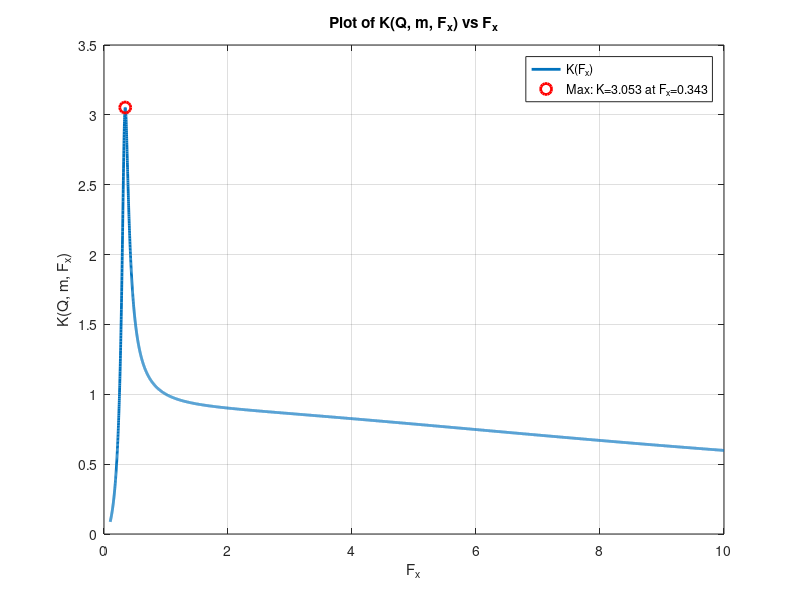

Write the MATLAB code that produced this figure.
clc;

% Parameters
m = 9; % previous value = 8
Q = 0.125; % previous val = 0.6

Np = 1;          % Primary turns
Ns = 75;        % Secondary turns
Vo = 15e3;       % Output voltage in Volts
Po_max = 490;    % Max output power in Watts
Qmax = Q;        % Quality factor (already given)
fr = 20e3;       % Resonant frequency (Hz)
R0 = 30e3;

Fx = linspace(0.1, 10.0, 10000); % Sweep Fx from 0 to 50

% Equation from image
numerator = Fx.^2 .* (m - 1);
denominator = sqrt((m .* Fx.^2 - 1).^2 + Fx.^2 .* (Fx.^2 - 1).^2 .* (m - 1).^2 .* Q^2);
K = numerator ./ denominator;

% Find maximum value of K and corresponding Fx
[K_max, idx_max] = max(K);
Fx_max = Fx(idx_max);

% Plotting
figure;
plot(Fx, K, 'LineWidth', 2);
hold on;
plot(Fx_max, K_max, 'ro', 'MarkerSize', 8, 'LineWidth', 2); % Mark max point
grid on;
xlabel('F_x');
ylabel('K(Q, m, F_x)');
title('Plot of K(Q, m, F_x) vs F_x');
legend('K(F_x)', sprintf('Max: K=%.3f at F_x=%.3f', K_max, Fx_max), 'Location', 'best');

% Print results
fprintf('Maximum K = %.5f occurs at F_x = %.5f\n', K_max, Fx_max);


% Eq. 4: Calculate Rac_min
Rac_min = (8/pi^2) * (Np^2 / Ns^2) * (Vo^2 / Po_max);
%Rac_min = (8/pi^2) * (Np^2 / Ns^2) * R0;
fprintf('Rac_min = %.2f Ohms\n', Rac_min);

% Step 1: Solve intermediate values
A = (Qmax * Rac_min).^2;   % From Eq. 4 -> Lr / Cr = A
fprintf('A = %0.3f \n', A);
B = 1 / (2 * pi * fr).^2;  % From Eq. 5 -> Lr * Cr = B
fprintf('B = %0.3f \n', B);

% Step 2: Solve using symbolic substitution
% Lr / Cr = A => Lr = A * Cr
% (A * Cr) * Cr = B => A * Cr^2 = B => Cr = sqrt(B / A)
Cr = sqrt(B / A);
Lr = A * Cr;

% Display results
fprintf('Calculated Cr = %.3e F\n', Cr);
fprintf('Calculated Lr primary = %.3e H\n', Lr);

% Calculate Lm using m
Lm = Lr * (m - 1);
fprintf('Lm primary = %.2e H\n', Lm);

% Calculate turns ratio
a = Np / Ns;

% Calculate secondary side inductances
Lm_secondary = Lm / (a^2);
Llk_secondary = Lr / (a^2);

% Display results
fprintf('Secondary Magnetizing Inductance: %.6e H\n', Lm_secondary);
fprintf('Secondary Leakage Inductance:     %.6e H\n', Llk_secondary);

fprintf('.param Cr=%.4fu\n',Cr*1e6);
fprintf('.param Lr=%.4fu\n',Lr*1e6);
fprintf('.param Lm=%.4fu\n',Lm*1e6);
fprintf('.param LSm=%.4fm\n',Lm_secondary*1e3);
fprintf('.param LSr=%.4fm\n',Llk_secondary*1e3);
